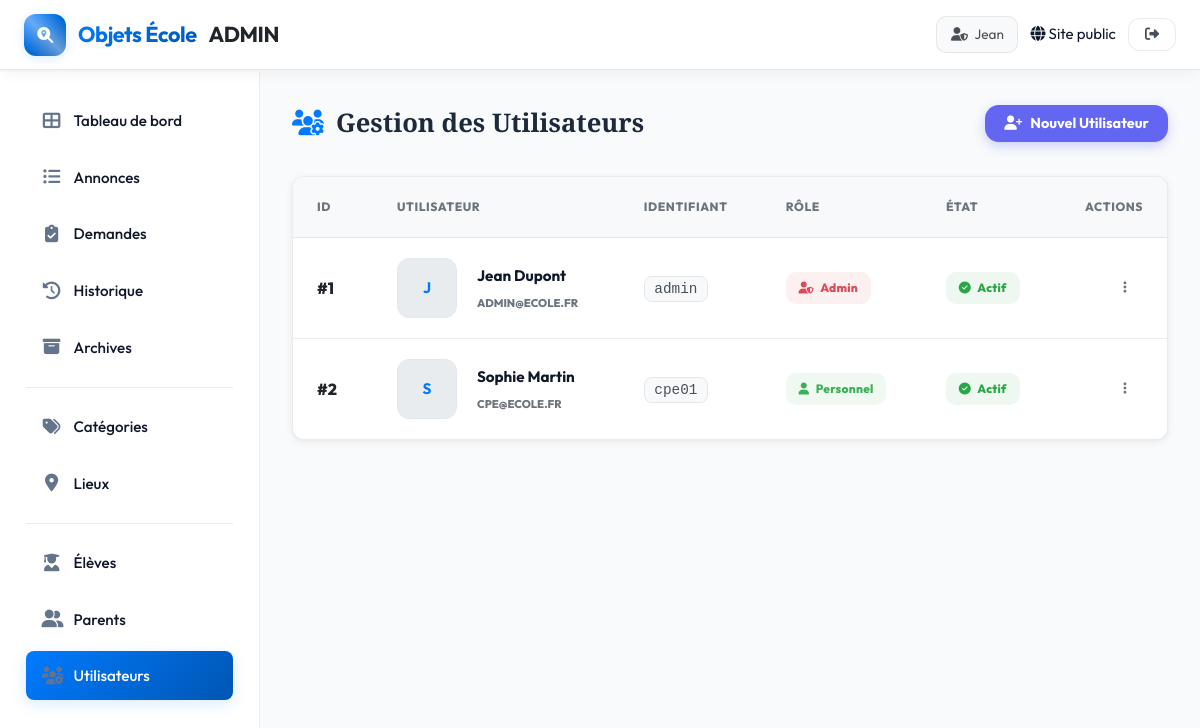
Page /admin/utilisateurs.php (signed in) on the committed database.
### tables this page shows
CREATE TABLE utilisateurs (
    id INT AUTO_INCREMENT PRIMARY KEY,
    login VARCHAR(100) UNIQUE NOT NULL,
    mot_de_passe_hash VARCHAR(255) NOT NULL,
    role ENUM('admin','personnel','parent') NOT NULL DEFAULT 'parent',
    nom VARCHAR(100) NOT NULL,
    prenom VARCHAR(100) NOT NULL,
    email VARCHAR(150),
    tel VARCHAR(20),
    cin VARCHAR(30),
    actif TINYINT(1) DEFAULT 1,
    date_creation TIMESTAMP DEFAULT CURRENT_TIMESTAMP
);

### includes/functions.php (called while the page is built, shortened)
<?php
function url(string $path): string {
    return BASE_URL . '/' . ltrim($path, '/');
}

### includes/auth.php (called while the page is built, shortened)
<?php
function getCurrentUser(): ?array {
    $pdo = getDB();
    $stmt = $pdo->prepare("SELECT * FROM utilisateurs WHERE id = ? AND actif = 1");
    $stmt->execute([$_SESSION['user_id']]);
    return $stmt->fetch() ?: null;
}
function requireRole(string ...$roles): void {
    $user = getCurrentUser();
}
function clean(string $str): string {
    return htmlspecialchars(trim($str), ENT_QUOTES, 'UTF-8');
}

### admin/utilisateurs.php (the view, shortened to what this page needs)
<?php
$active_page = 'utilisateurs';
require_once __DIR__ . '/../includes/admin_header.php';
$utilisateurs = $pdo->query("SELECT * FROM utilisateurs WHERE role IN ('admin', 'personnel') ORDER BY role, nom")->fetchAll();
?>
    <div class="vue-ensemble-header">
      <div class="vue-ensemble-title" style="text-transform:none; font-size:1.6rem; font-weight:700;">
        <i class="fas fa-users-cog" style="color:var(--accent);"></i> Gestion des Utilisateurs
      </div>
      <button onclick="document.getElementById('addForm').style.display='block'; this.style.display='none'" class="btn-new-annonce" style="background:#6366f1; border:none; padding:0.6rem 1.2rem; font-size:0.9rem;">
        <i class="fas fa-user-plus"></i> Nouvel Utilisateur
      </button>
    </div>
    <div class="admin-card-premium">
      <table class="table-premium">
        <thead>
          <tr>
            <th style="width:80px;">ID</th>
            <th>Utilisateur</th>
            <th>Identifiant</th>
            <th>Rôle</th>
            <th>État</th>
            <th style="text-align:right;">Actions</th>
          </tr>
        </thead>
        <tbody>
          <?php foreach ($utilisateurs as $u): ?>
          <tr class="<?= !$u['actif']?'row-inactive':'' ?>">
            <td class="id-cell" style="font-weight:800; color:var(--text); font-size:1rem;">#<?= $u['id'] ?></td>
            <td>
              <div class="obj-cell-premium">
                <div class="obj-img-rounded" style="background:var(--bg3); color:var(--accent); font-weight:700;">
                   <?= strtoupper(substr($u['prenom']??'U',0,1)) ?>
                </div>
                <div class="obj-info-main">
                  <span class="title"><?= clean($u['prenom'].' '.$u['nom']) ?></span>
                  <span class="badge-sub"><?= clean($u['email']??'—') ?></span>
                </div>
              </div>
            </td>
            <td><code style="background:var(--bg2); padding:0.25rem 0.6rem; border-radius:8px; color:var(--text2); font-size:0.9rem; border:1px solid var(--border);"><?= clean($u['login']) ?></code></td>
            <td>
              <span class="statut-pill-premium <?= $u['role']==='admin'?'perdu':'trouve' ?>" style="opacity:0.9;">
                <i class="fas fa-<?= $u['role']==='admin'?'user-shield':'user' ?>"></i>
                <?= ucfirst($u['role']==='personnel'?'Personnel':$u['role']) ?>
              </span>
            </td>
            <td>
              <span class="statut-pill-premium <?= $u['actif']?'trouve':'archive' ?>">
                <i class="fas fa-<?= $u['actif']?'check-circle':'ban' ?>"></i>
                <?= $u['actif']?'Actif':'Bloqué' ?>
              </span>
            </td>
            <td style="text-align:right;">
              <div class="dropdown">
                <button class="btn-more" aria-label="Actions"><i class="fas fa-ellipsis-v"></i></button>
              </div>
            </td>
          </tr>
          <?php endforeach; ?>
        </tbody>
      </table>
    </div>
<?php require_once __DIR__ . '/../includes/admin_footer.php'; ?>

### includes/admin_header.php (shortened to what this page needs)
<?php
require_once __DIR__ . '/auth.php';
requireRole('admin', 'personnel');
$admin_user = getCurrentUser();
?>
<!DOCTYPE html>
<html lang="fr">
<head>
  <link rel="stylesheet" href="<?= url('public/css/style.css') ?>">
  <link rel="stylesheet" href="https://cdnjs.cloudflare.com/ajax/libs/font-awesome/6.5.0/css/all.min.css">
</head>
<body class="admin-body">
  <nav class="navbar admin-navbar">
    <div class="nav-inner">
      <a href="<?= url('admin/index.php') ?>" class="logo">
        <span class="logo-icon"><i class="fas fa-search-location"></i></span>
        <strong>Objets École</strong> <span>ADMIN</span>
      </a>
      <div class="nav-actions">
        <div class="user-badge">
          <i class="fas fa-user-shield"></i>
          <span><?= clean($admin_user['prenom']) ?></span>
        </div>
        <a href="<?= url('index.php') ?>" class="btn-outline">
          <i class="fas fa-globe"></i> Site public
        </a>
        <a href="<?= url('logout.php') ?>" class="btn-logout" title="Déconnexion">
          <i class="fas fa-sign-out-alt"></i>
        </a>
      </div>
    </div>
  </nav>
  <div class="admin-layout">
    <aside class="admin-sidebar">
      <nav class="sidebar-nav">
        <a href="<?= url('admin/index.php') ?>" class="sidebar-link <?= $active_page === 'dashboard' ? 'active' : '' ?>">
          <i class="fas fa-th-large"></i> Tableau de bord
        </a>
        <a href="<?= url('admin/annonces.php') ?>" class="sidebar-link <?= strpos($active_page, 'annonces') !== false ? 'active' : '' ?>">
          <i class="fas fa-list-ul"></i> Annonces
        </a>
        <a href="<?= url('admin/demandes.php') ?>" class="sidebar-link <?= $active_page === 'demandes' ? 'active' : '' ?>">
          <i class="fas fa-clipboard-check"></i> Demandes
        </a>
        <a href="<?= url('admin/historique.php') ?>" class="sidebar-link <?= $active_page === 'historique' ? 'active' : '' ?>">
          <i class="fas fa-history"></i> Historique
        </a>
        <a href="<?= url('admin/archives.php') ?>" class="sidebar-link <?= $active_page === 'archives' ? 'active' : '' ?>">
          <i class="fas fa-archive"></i> Archives
        </a>
        <div class="nav-divider" style="height:1px; background:var(--border); margin:0.5rem 0;"></div>
        <a href="<?= url('admin/categories.php') ?>" class="sidebar-link <?= $active_page === 'categories' ? 'active' : '' ?>">
          <i class="fas fa-tags"></i> Catégories
        </a>
        <a href="<?= url('admin/lieux.php') ?>" class="sidebar-link <?= $active_page === 'lieux.php' ? 'active' : '' ?>">
          <i class="fas fa-map-marker-alt"></i> Lieux
        </a>
        <div class="nav-divider" style="height:1px; background:var(--border); margin:0.5rem 0;"></div>
        <a href="<?= url('admin/eleves.php') ?>" class="sidebar-link <?= $active_page === 'eleves' ? 'active' : '' ?>">
          <i class="fas fa-user-graduate"></i> Élèves
        </a>
        <a href="<?= url('admin/parents.php') ?>" class="sidebar-link <?= $active_page === 'parents' ? 'active' : '' ?>">
          <i class="fas fa-user-friends"></i> Parents
        </a>
        <?php if ($admin_user['role'] === 'admin'): ?>
          <a href="<?= url('admin/utilisateurs.php') ?>" class="sidebar-link <?= $active_page === 'utilisateurs' ? 'active' : '' ?>">
            <i class="fas fa-users-cog"></i> Utilisateurs
          </a>
        <?php endif; ?>
      </nav>
    </aside>
    <div class="admin-content">

### rows in the picture
utilisateurs: prenom "Jean", id "1", prenom "J", prenom+nom "Jean Dupont", email "ADMIN@ECOLE.FR", login "admin", role "Admin", actif 1 (drawn)
utilisateurs: id "2", prenom "S", prenom+nom "Sophie Martin", email "CPE@ECOLE.FR", login "cpe01", role "Personnel", actif 1 (drawn)
